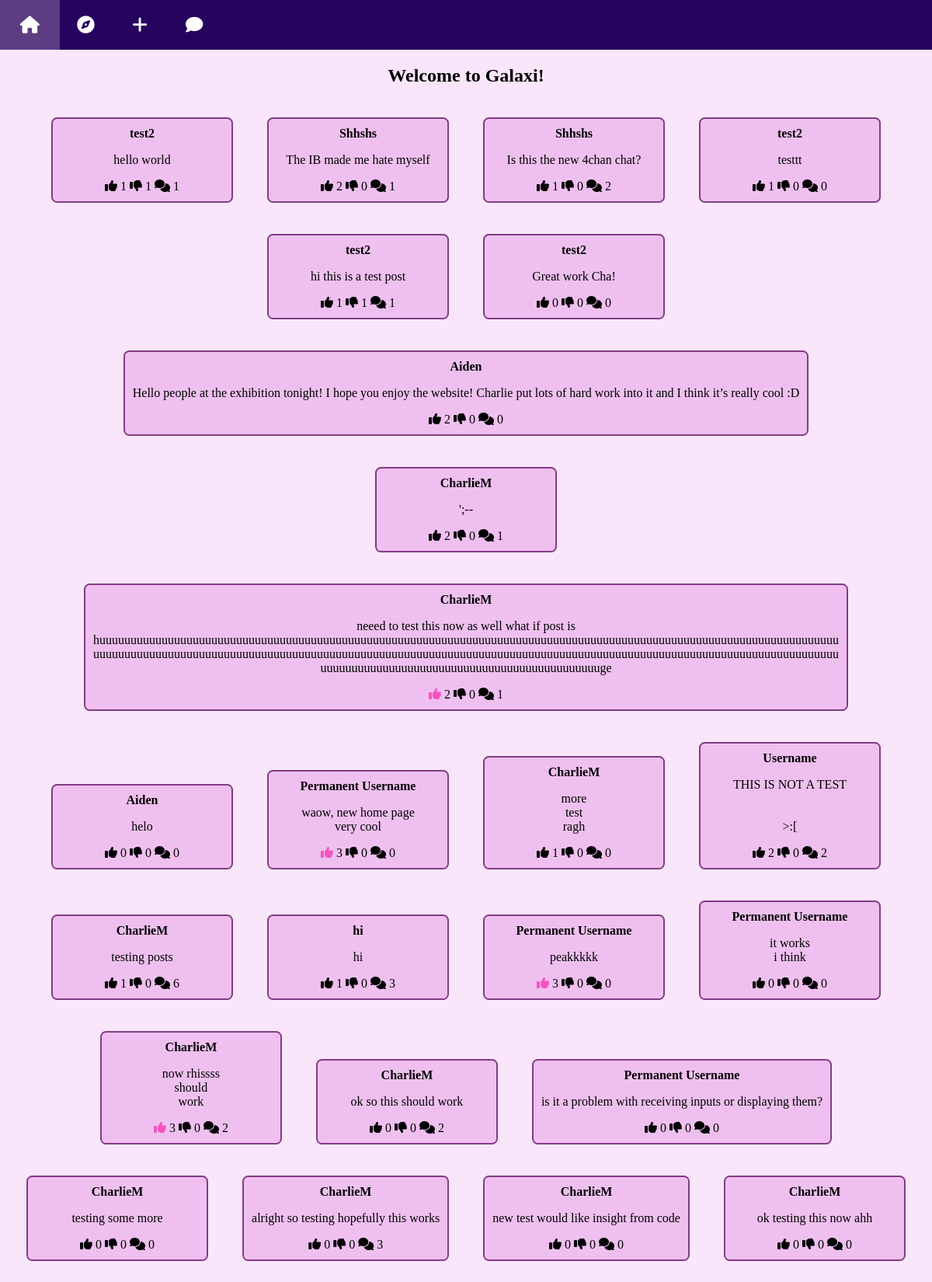
The page / (signed in, upper part) on the database its author committed.
### tables this page shows
CREATE TABLE "Posts" (
	"post_id"	INTEGER PRIMARY KEY AUTOINCREMENT UNIQUE,
	"poster"	TEXT,
	"content"	TEXT,
	"dislikes"	TEXT,
	"comments"	TEXT,
	"likes"	TEXT
);

### main.py (the view)
@app.route('/')
@login_check
def index():
    posts = get_posts(session)
    posts.reverse()
    return render_template('home.html', posts=posts, user_id=session["account"])

### main.py (called while the page is built)
def get_account(username):
    query = text(f"Select * from accounts where username = '{username}'")
    result = Account(connection.execute(query).fetchone())
    return result

def remove_errors(result):
    good_result = []
    for i in result:
        if len(i) >= 2:
            good_result.append(i)
    return good_result

def interaction_count(p_or_c, index):
    if p_or_c[index]:
        p_or_c.append(len(remove_errors(p_or_c[index].split('/'))))
    else:
        p_or_c.append('0')

def login_check(wrapped):
    @wraps(wrapped)
    def wrap(*args, **kwargs):
        try:
            if session["account"]:
                return wrapped(*args, **kwargs)
            else:
                return redirect("/login")
        except KeyError:
            session["account"] = ""
            return redirect("/login")
    return wrap

    def get_username(self):
        return self.username

    def get_blocked(self):
        return self.blocked

    def check_fandb(self, value):
        if value:
            return remove_errors(value.split('/'))
        else:
            return []

    def is_blocked(self, blocked):
        if blocked.get_username() in self.get_blocked():
            return True
        return False

### templates/home.html (shortened to what this page needs)
{% extends "base.html" %}
{% block main %}
<article class="greeting">
    <h1>Welcome to Galaxi!</h1>
</article>
<div class="posts">
{% for post in posts %}
<article id="{{post[0] | safe}}" class="post">
    <a class='profile_link' href="/profile/{{ post[1] | safe}}">{{ post[1] | safe}}</a>
    <p>{{ post[2] | safe }}</p>
   <div class='post_info'> <div id='likes_{{post[0]}}' onclick='change("likes", "{{post[0]}}", "posts")'><span class="fa-solid fa-thumbs-up{% if post[5] and user_id in post[5] %} interacted{% endif %}"></span><p> {{ post[6] }} </p></div> <div id='dislikes_{{post[0]}}' onclick='change("dislikes", "{{post[0]}}", "posts")'><span class="fa-solid fa-thumbs-down{% if post[3] and user_id in post[3] %} interacted{% endif %}"></span><p> {{ post[7] }} </p></div><div id='comments_{{post[0]}}' onclick="window.location.href='post/{{post[0]}}'"><span class="fa-solid fa-comments"></span> <p id='comments'> {{ post[8] }} </p></div></div>
</article>
{% endfor %}
</div>
{% endblock %}

### static/main.css (style rules this page uses)
body { margin: 0; padding: 0; height:100%; background-color: #f9e6fa; }
a { font-weight:bold; color:#000000; }
p { word-wrap:break-word; }
.posts { overflow-x: hidden; float: center; text-align: center; }
.post { border: solid; border-radius: 7.5px; border-width: 2px; border-color: #813c85; margin: 10px; display: inline-block; min-width:17.5vw; max-width:80vw; text-align:center; background-color: #efc0ef; }
.post { padding:10px; margin:20px; }
.post p, a { text-decoration:none; }
.post_info { text-align:center; }
.post_info p, span { text-align: center; display: inline; white-space: pre-line; }
.post_info div { display:inline; text-align: center; }
.comment_info p, span { display: inline; max-width:100%; word-wrap:break-word; }
h1 { display:block; }
.interacted { color: #f754c0; }
.greeting { text-align:center; }

### rows shown on the page
Posts: poster "test2", content "hello world", post "1"
Posts: poster "Shhshs", content "The IB made me hate myself", post "2", dislikes "0", post "1"
Posts: poster "Shhshs", content "Is this the new 4chan chat?", post "1", post "0", post "2"
Posts: poster "test2", content "testtt", post "1", post "0"
Posts: poster "test2", content "hi this is a test post", post "1"
Posts: poster "test2", content "Great work Cha!", post "0"
Posts: poster "Aiden", content "Hello people at the exhibition tonight! I hope you enjoy the website! Charlie put lots of hard work into it and I think it’s really cool :D", post "2", dislikes "0"
Posts: poster "CharlieM", content "';--", post "2", dislikes "0", post "1"
Posts: poster "CharlieM", content "neeed to test this now as well what if post is huuuuuuuuuuuuuuuuuuuuuuuuuuuuuuuuuuuuuuuuuuuuuuuuuuuuuuuuuuuuuuuuuuuuuuuuuuuuuuuuuuuuuuuuuuuuuuuuuuuuuuuuuuuuuuuuuuuuuuuuuuuuuuuuuuuuuuuuuuuuuuuuuuuuuuuuuuuuuuuuuuuuuuuuuuuuuuuuuuuuuuuuuuuuuuuuuuuuuuuuuuuuuuuuuuuuuuuuuuuuuuuuuuuuuuuuuuuuuuuuuuuuuuuuuuuuuuuuuuuuuuuuuuuuuuuuuuuuuuuuuuuuge", post "2", dislikes "0", post "1"
Posts: poster "Aiden", content "helo", post "0"
Posts: poster "Permanent Username", content "waow, new home page very cool", post "3", post "0"
Posts: poster "CharlieM", content "more test ragh", post "1", dislikes "0"
Posts: poster "Username", content "THIS IS NOT A TEST >:[", post "2", post "0"
Posts: poster "CharlieM", content "testing posts", post "1", post "0", post "6"
Posts: poster "hi", content "hi", post "1", post "0", post "3"
Posts: poster "Permanent Username", content "peakkkkk", post "3", post "0"
Posts: poster "Permanent Username", content "it works i think", post "0"
Posts: poster "CharlieM", content "now rhissss should work", post "3", dislikes "0", post "2"
Posts: poster "CharlieM", content "ok so this should work", post "0", post "2"
Posts: poster "Permanent Username", content "is it a problem with receiving inputs or displaying them?", dislikes "0"
Posts: poster "CharlieM", content "testing some more", post "0"
Posts: poster "CharlieM", content "alright so testing hopefully this works", post "0", post "3"
Posts: poster "CharlieM", content "new test would like insight from code", post "0"
Posts: poster "CharlieM", content "ok testing this now ahh", post "0"
